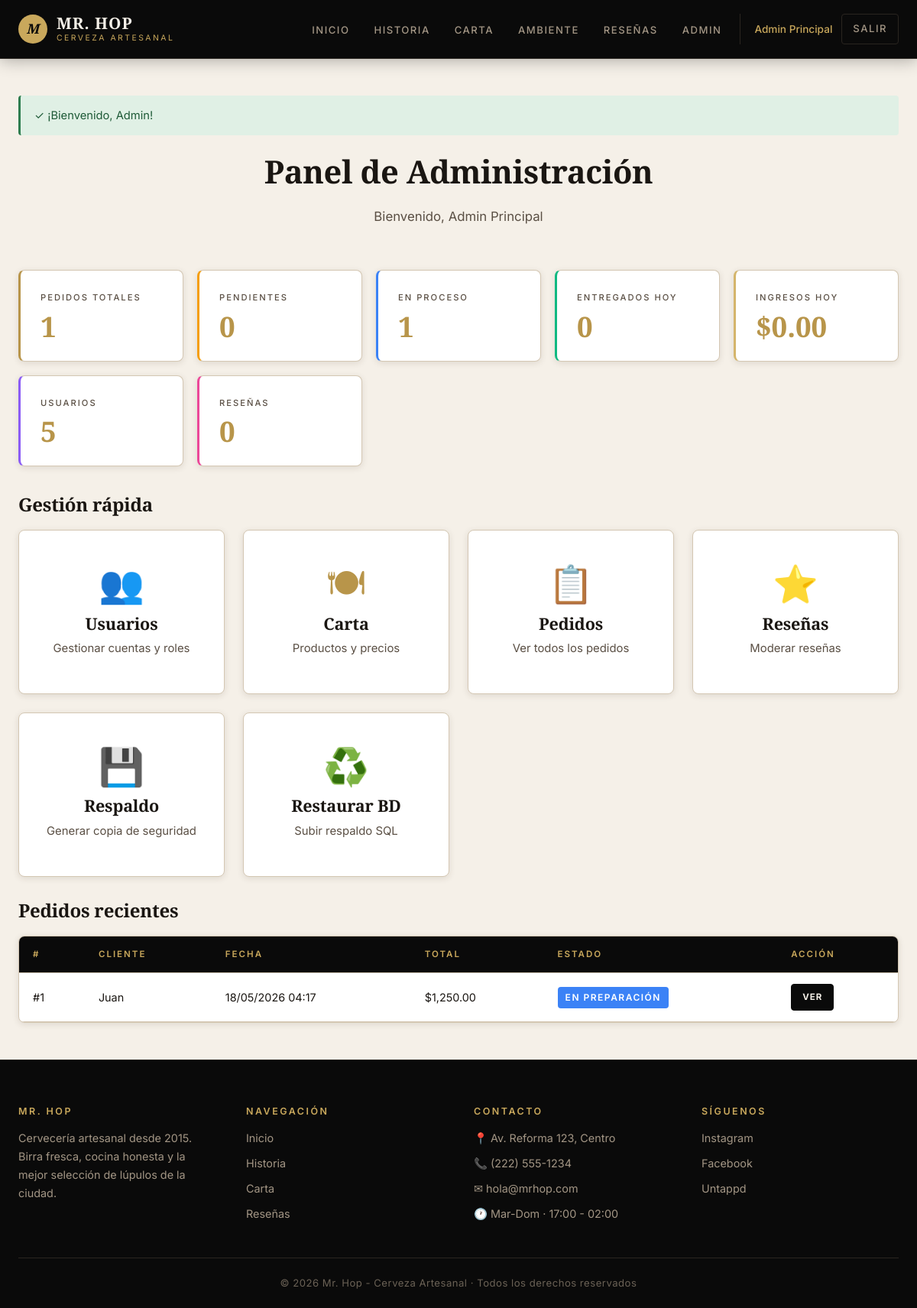
Page /index.php?controller=admin&action=dashboard (signed in) on the committed database.
### tables this page shows
CREATE TABLE `pedidos` (
  `id` int NOT NULL AUTO_INCREMENT,
  `usuario_id` int NOT NULL,
  `mesa_id` int DEFAULT NULL,
  `tipo` enum('mesa','domicilio') NOT NULL DEFAULT 'mesa',
  `direccion_entrega` varchar(255) DEFAULT NULL,
  `estado` enum('pendiente','en_preparacion','emplatado','listo','entregado','cancelado') DEFAULT 'pendiente',
  `total` decimal(10,2) NOT NULL DEFAULT '0.00',
  `notas` text,
  `fecha_pedido` timestamp NULL DEFAULT CURRENT_TIMESTAMP,
  `fecha_actualizacion` timestamp NULL DEFAULT CURRENT_TIMESTAMP ON UPDATE CURRENT_TIMESTAMP,
  PRIMARY KEY (`id`),
  KEY `usuario_id` (`usuario_id`),
  KEY `mesa_id` (`mesa_id`),
  CONSTRAINT `pedidos_ibfk_1` FOREIGN KEY (`usuario_id`) REFERENCES `usuarios` (`id`),
  CONSTRAINT `pedidos_ibfk_2` FOREIGN KEY (`mesa_id`) REFERENCES `mesas` (`id`)
);

CREATE TABLE `usuarios` (
  `id` int NOT NULL AUTO_INCREMENT,
  `nombre` varchar(100) NOT NULL,
  `apellidos` varchar(100) DEFAULT NULL,
  `email` varchar(150) NOT NULL,
  `password` varchar(255) NOT NULL,
  `telefono` varchar(20) DEFAULT NULL,
  `direccion` varchar(255) DEFAULT NULL,
  `rol_id` int NOT NULL,
  `activo` tinyint(1) DEFAULT '1',
  `fecha_registro` timestamp NULL DEFAULT CURRENT_TIMESTAMP,
  PRIMARY KEY (`id`),
  UNIQUE KEY `email` (`email`),
  KEY `rol_id` (`rol_id`),
  CONSTRAINT `usuarios_ibfk_1` FOREIGN KEY (`rol_id`) REFERENCES `roles` (`id`)
);

### controllers/AdminController.php (called while the page is built, shortened)
<?php
require_once ROOT_PATH . '/models/Usuario.php';
require_once ROOT_PATH . '/models/Pedido.php';
require_once ROOT_PATH . '/models/Resena.php';
class AdminController extends Controller {
    public function dashboard() {
        $pedidoModel = new Pedido();
        $usuarioModel = new Usuario();
        $resenaModel = new Resena();
        $datos = [
            'titulo' => 'Panel de administración',
            'stats' => $pedidoModel->estadisticas(),
            'total_usuarios' => count($usuarioModel->listarTodos()),
            'total_resenas' => count($resenaModel->listarTodas()),
            'pedidos_recientes' => array_slice($pedidoModel->listarTodos(), 0, 5),
        ];
        $this->view('admin/dashboard', $datos);
    }
}

### helpers/Auth.php (called while the page is built, shortened)
<?php
class Auth {
    public static function isLoggedIn() {
        return isset($_SESSION['user_id']);
    }
    public static function user() {
        return [
            'id' => $_SESSION['user_id'],
            'nombre' => $_SESSION['user_nombre'],
            'email' => $_SESSION['user_email'],
            'rol_id' => $_SESSION['user_rol_id'],
            'rol' => $_SESSION['user_rol'],
        ];
    }
}

### helpers/Helper.php (called while the page is built, shortened)
<?php
class Helper {
    public static function e($str) {
        return htmlspecialchars($str ?? '', ENT_QUOTES, 'UTF-8');
    }
    public static function precio($monto) {
        return '$' . number_format((float)$monto, 2, '.', ',');
    }
    public static function fecha($fecha, $formato = 'd/m/Y H:i') {
        return date($formato, strtotime($fecha));
    }
    public static function url($controller, $action = 'index', $params = []) {
        $url = BASE_URL . 'index.php?controller=' . $controller . '&action=' . $action;
        foreach ($params as $k => $v) {
            $url .= '&' . $k . '=' . urlencode($v);
        }
        return $url;
    }
    public static function estadoPedido($estado) {
        $estados = [
            'pendiente' => ['texto' => 'Pendiente', 'color' => '#f59e0b', 'progreso' => 10],
            'en_preparacion' => ['texto' => 'En preparación', 'color' => '#3b82f6', 'progreso' => 40],
            'emplatado' => ['texto' => 'Emplatado', 'color' => '#8b5cf6', 'progreso' => 70],
            'listo' => ['texto' => 'Listo para servir', 'color' => '#10b981', 'progreso' => 90],
            'entregado' => ['texto' => 'Entregado', 'color' => '#059669', 'progreso' => 100],
            'cancelado' => ['texto' => 'Cancelado', 'color' => '#dc2626', 'progreso' => 0],
        ];
        return $estados[$estado] ?? ['texto' => $estado, 'color' => '#6b7280', 'progreso' => 0];
    }
}

### models/Pedido.php (called while the page is built, shortened)
<?php
require_once __DIR__ . '/Model.php';
class Pedido extends Model {
    public function listarTodos() {
        $sql = "SELECT p.*, u.nombre AS cliente_nombre, u.apellidos AS cliente_apellidos,
                       m.numero AS mesa_numero
                FROM pedidos p
                INNER JOIN usuarios u ON p.usuario_id = u.id
                LEFT JOIN mesas m ON p.mesa_id = m.id
                ORDER BY p.fecha_pedido DESC";
        return $this->db->query($sql)->fetchAll();
    }
    public function estadisticas() {
        $stats = [];
        $stats['total_pedidos'] = $this->db->query("SELECT COUNT(*) FROM pedidos")->fetchColumn();
        $stats['pendientes'] = $this->db->query("SELECT COUNT(*) FROM pedidos WHERE estado = 'pendiente'")->fetchColumn();
        $stats['en_preparacion'] = $this->db->query("SELECT COUNT(*) FROM pedidos WHERE estado IN ('en_preparacion','emplatado')")->fetchColumn();
        $stats['entregados_hoy'] = $this->db->query("SELECT COUNT(*) FROM pedidos WHERE estado = 'entregado' AND DATE(fecha_pedido) = CURDATE()")->fetchColumn();
        $stats['ingresos_hoy'] = $this->db->query("SELECT COALESCE(SUM(total),0) FROM pedidos WHERE estado = 'entregado' AND DATE(fecha_pedido) = CURDATE()")->fetchColumn();
        return $stats;
    }
}

### models/Model.php (called while the page is built, shortened)
<?php
class Model {
    public function __construct() {
        $this->db = Database::getInstance()->getConnection();
    }
}

### config/database.php (called while the page is built, shortened)
<?php
class Database {
    private static $instance = null;
    private $connection;
    private $host = 'localhost';
    private $db_name = 'bar_restaurante';
    private $username = 'root';
    private $password = '';
    private $charset = 'utf8mb4';
    private function __construct() {
        $dsn = "mysql:host={$this->host};dbname={$this->db_name};charset={$this->charset}";
        $options = [
            PDO::ATTR_ERRMODE => PDO::ERRMODE_EXCEPTION,
            PDO::ATTR_DEFAULT_FETCH_MODE => PDO::FETCH_ASSOC,
            PDO::ATTR_EMULATE_PREPARES => false,
        ];
        try {
            $this->connection = new PDO($dsn, $this->username, $this->password, $options);
        } catch (PDOException $e) {
            die('Error de conexión a la base de datos: ' . $e->getMessage());
        }
    }
    public static function getInstance() {
        if (self::$instance === null) {
            self::$instance = new self();
        }
        return self::$instance;
    }
    public function getConnection() {
        return $this->connection;
    }
}

### models/Usuario.php (called while the page is built, shortened)
<?php
require_once __DIR__ . '/Model.php';
class Usuario extends Model {
    public function listarTodos() {
        $sql = "SELECT u.*, r.nombre AS rol_nombre
                FROM usuarios u
                INNER JOIN roles r ON u.rol_id = r.id
                ORDER BY u.fecha_registro DESC";
        return $this->db->query($sql)->fetchAll();
    }
}

### models/Resena.php (called while the page is built, shortened)
<?php
require_once __DIR__ . '/Model.php';
class Resena extends Model {
    public function listarTodas() {
        $sql = "SELECT r.*, u.nombre AS usuario_nombre, u.apellidos AS usuario_apellidos
                FROM resenas r
                INNER JOIN usuarios u ON r.usuario_id = u.id
                ORDER BY r.fecha DESC";
        return $this->db->query($sql)->fetchAll();
    }
}

### views/admin/dashboard.php (the view)
<div class="section-title">
    <h2>Panel de Administración</h2>
    <p>Bienvenido, <?= Helper::e(Auth::user()['nombre']) ?></p>
</div>
<div class="stats-grid">
    <div class="stat-card">
        <div class="stat-label">Pedidos totales</div>
        <div class="stat-value"><?= $stats['total_pedidos'] ?></div>
    </div>
    <div class="stat-card" style="border-left-color: #f59e0b;">
        <div class="stat-label">Pendientes</div>
        <div class="stat-value"><?= $stats['pendientes'] ?></div>
    </div>
    <div class="stat-card" style="border-left-color: #3b82f6;">
        <div class="stat-label">En proceso</div>
        <div class="stat-value"><?= $stats['en_preparacion'] ?></div>
    </div>
    <div class="stat-card" style="border-left-color: #10b981;">
        <div class="stat-label">Entregados hoy</div>
        <div class="stat-value"><?= $stats['entregados_hoy'] ?></div>
    </div>
    <div class="stat-card" style="border-left-color: var(--color-accent);">
        <div class="stat-label">Ingresos hoy</div>
        <div class="stat-value"><?= Helper::precio($stats['ingresos_hoy']) ?></div>
    </div>
    <div class="stat-card" style="border-left-color: #8b5cf6;">
        <div class="stat-label">Usuarios</div>
        <div class="stat-value"><?= $total_usuarios ?></div>
    </div>
    <div class="stat-card" style="border-left-color: #ec4899;">
        <div class="stat-label">Reseñas</div>
        <div class="stat-value"><?= $total_resenas ?></div>
    </div>
</div>
<h3 style="color: var(--color-primary-dark); margin-bottom: 20px;">Gestión rápida</h3>
<div class="grid grid-4">
    <a href="<?= Helper::url('admin', 'usuarios') ?>" class="card" style="text-decoration: none;">
        <div class="card-body text-center" style="padding: 30px;">
            <div style="font-size: 3rem;">👥</div>
            <h3 class="card-title">Usuarios</h3>
            <p class="card-text">Gestionar cuentas y roles</p>
        </div>
    </a>
    <a href="<?= Helper::url('carta', 'gestionar') ?>" class="card" style="text-decoration: none;">
        <div class="card-body text-center" style="padding: 30px;">
            <div style="font-size: 3rem;">🍽</div>
            <h3 class="card-title">Carta</h3>
            <p class="card-text">Productos y precios</p>
        </div>
    </a>
    <a href="<?= Helper::url('pedido', 'listar') ?>" class="card" style="text-decoration: none;">
        <div class="card-body text-center" style="padding: 30px;">
            <div style="font-size: 3rem;">📋</div>
            <h3 class="card-title">Pedidos</h3>
            <p class="card-text">Ver todos los pedidos</p>
        </div>
    </a>
    <a href="<?= Helper::url('resena', 'gestionar') ?>" class="card" style="text-decoration: none;">
        <div class="card-body text-center" style="padding: 30px;">
            <div style="font-size: 3rem;">⭐</div>
            <h3 class="card-title">Reseñas</h3>
            <p class="card-text">Moderar reseñas</p>
        </div>
    </a>
    <a href="<?= Helper::url('admin', 'backupDB') ?>" class="card" style="text-decoration: none;">
        <div class="card-body text-center" style="padding: 30px;">
            <div style="font-size: 3rem;">💾</div>
            <h3 class="card-title">Respaldo</h3>
            <p class="card-text">Generar copia de seguridad</p>
        </div>
    </a>
    <a href="<?= Helper::url('admin', 'vistaRestoreDB') ?>" class="card" style="text-decoration: none;">
    <div class="card-body text-center" style="padding: 30px;">
        <div style="font-size: 3rem;">♻️</div>
        <h3 class="card-title">Restaurar BD</h3>
        <p class="card-text">Subir respaldo SQL</p>
    </div>
</a>
</div>
<h3 style="color: var(--color-primary-dark); margin: 30px 0 20px;">Pedidos recientes</h3>
<?php if (empty($pedidos_recientes)): ?>
    <p style="color: var(--color-text-light);">No hay pedidos recientes.</p>
<?php else: ?>
    <div class="table-container">
        <table class="table">
            <thead>
                <tr>
                    <th>#</th>
                    <th>Cliente</th>
                    <th>Fecha</th>
                    <th>Total</th>
                    <th>Estado</th>
                    <th>Acción</th>
                </tr>
            </thead>
            <tbody>
                <?php foreach ($pedidos_recientes as $p):
                    $info = Helper::estadoPedido($p['estado']);
                ?>
                    <tr>
                        <td>#<?= $p['id'] ?></td>
                        <td><?= Helper::e($p['cliente_nombre']) ?></td>
                        <td><?= Helper::fecha($p['fecha_pedido']) ?></td>
                        <td><?= Helper::precio($p['total']) ?></td>
                        <td><span class="estado-pedido" style="background-color: <?= $info['color'] ?>; font-size: 0.75rem; padding: 4px 10px;"><?= $info['texto'] ?></span></td>
                        <td><a href="<?= Helper::url('pedido', 'ver', ['id' => $p['id']]) ?>" class="btn btn-sm">Ver</a></td>
                    </tr>
                <?php endforeach; ?>
            </tbody>
        </table>
    </div>
<?php endif; ?>

### rows in the picture
pedidos: id "1", usuario.nombre "Juan", fecha_pedido "18/05/2026 04:17", total "$1,250.00", estado "EN PREPARACIÓN"

### other values in the picture
Helper::e($usuario['nombre']) "Admin Principal"
Helper::e($msg) "¡Bienvenido, Admin!"
Helper::e(Auth::user()['nombre']) "Admin Principal"
$stats['total_pedidos'] "1"
$stats['pendientes'] "0"
$stats['en_preparacion'] "1"
$stats['entregados_hoy'] "0"
Helper::precio($stats['ingresos_hoy']) "$0.00"
$total_usuarios "5"
$total_resenas "0"
APP_NAME "Mr. Hop - Cerveza Artesanal"
